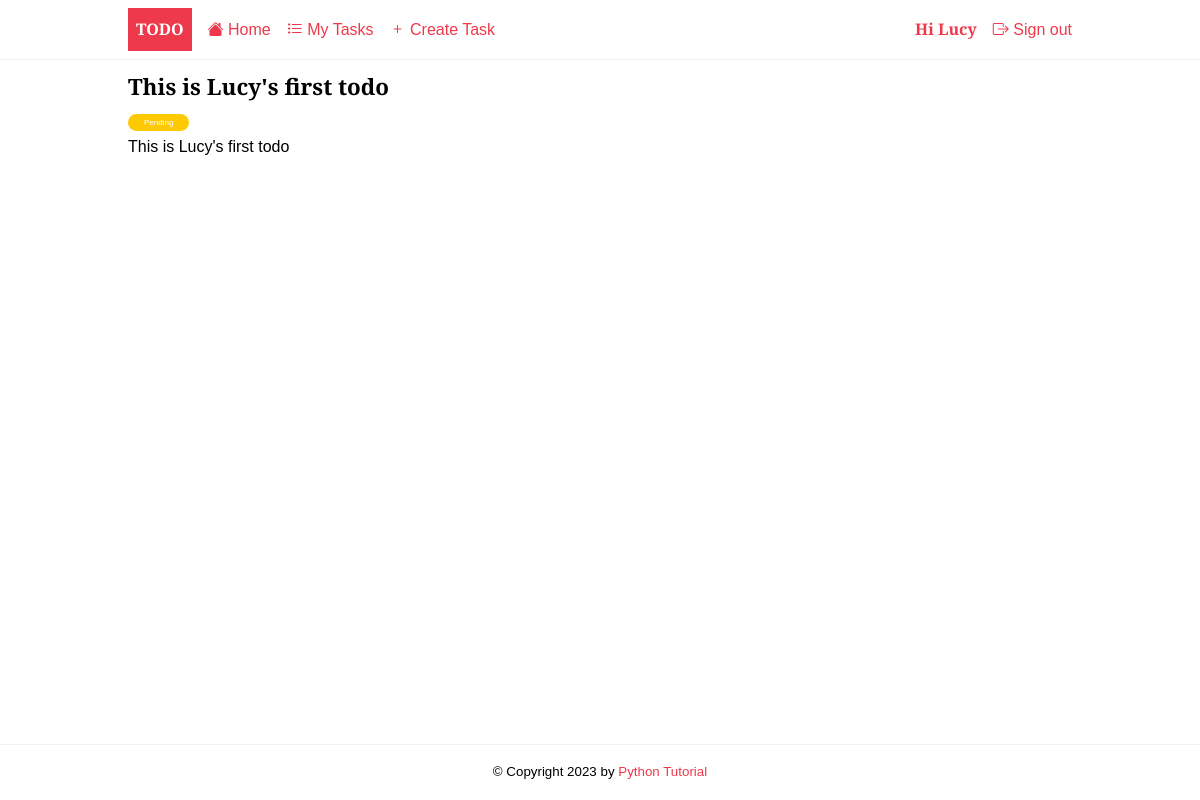
The app's page /tasks/11/ (signed in) with its own data.
### todo/models.py (models this page shows, shortened)
class Task(models.Model):
    title = models.CharField(max_length=255)
    description = models.TextField(null=True, blank=True)
    completed = models.BooleanField(default=False)
    created_at = models.DateTimeField(auto_now_add=True)
    user = models.ForeignKey(User, on_delete=models.CASCADE, null=True, blank=True)
    class Meta:
        ordering = ["completed"]

### todo/views.py (the view)
# urls.py: path("tasks/<int:pk>/", views.TaskDetail.as_view(), name="task_detail"),
class TaskDetail(LoginRequiredMixin, generic.DetailView):
    model = Task
    context_object_name = 'task'
    def get_queryset(self):
        return super().get_queryset().filter(user=self.request.user)

### todo/templates/todo/task_detail.html
{% extends 'base.html' %}
{% block content %}
 <article class="task">
	<header>
		<h2>{{ task.title }}</h2>
		<span class="badge {% if task.completed %} badge-completed {% else %} badge-pending {% endif %}">
			{% if task.completed %} Completed {% else %} Pending {% endif %}
		</span>
	</header>
	<p>{{ task.description }}</p>
</article>
{%endblock content%}

### templates/base.html (shortened to what this page needs)
{% load static %}
<!DOCTYPE html>
<html lang="en">
    <head>
        <link rel="stylesheet" href="{% static 'css/style.css' %}" />
    </head>
    <body>
        <header class="header">
            <div class="container">
                <a href="{% url 'todo:home' %}" class="logo">Todo</a>
                <nav class="nav">
                    <a href="{% url 'todo:home' %}"><i class="bi bi-house-fill"></i> Home</a>
                    {% if request.user.is_authenticated %}
                        <a href="{% url 'todo:tasks' %}"><i class="bi bi-list-task"></i> My Tasks</a>
                        <a href="{% url 'todo:task_create' %}"><i class="bi bi-plus"></i> Create Task</a>
                        <a href="{% url 'users:profile' %}" title="Update profile">Hi {{ request.user | title }}</a>
                        <a href="{% url 'users:logout' %}"><i class="bi bi-box-arrow-right"></i> Sign out</a>
                    {% else %}
                        <a href="{% url 'users:login' %}" class="btn btn-outline">Sign in</a>
                        <a href="{% url 'users:signup' %}" class="btn btn-primary">Sign up</a>
                    {% endif %}
                </nav>
            </div>
        </header>
        <main>
            <div class="container">
                {% block content %}
                {% endblock content%}
            </div>
        </main>
        <footer class="footer">
            <div class="container">
                <small><p>&copy; Copyright {% now "Y" %}  by <a href="https://www.pythontutorial.net"> Python Tutorial</a></p></small>
            </div>
        </footer>
    </body>
</html>

### static/css/style.css (style rules this page uses)
:root { --color-primary: #ee394c; --color-secondary: #86b7fe; --color-light: #f2f2f2; --color-gray: #ced4da; --color-dark: #212121; --color-white: #ffffff; --color-error: #e2442f; --color-warning: #ffc900; --color-info: #02a2b9; --color-success: #1ba345; --color-input: #00d1b2; --border-radius: 5px; }
* { margin: 0; padding: 0; box-sizing: border-box; text-rendering: optimizeLegibility; }
html, body { height: 100%; }
body { font-family: 'Merriweather Sans', sans-serif; font-size: 1rem; font-weight: 300; line-height: 1.7; display: flex; flex-direction: column; }
h2 { font-size: 1.4rem; }
a { color: var(--color-primary); text-decoration: none; }
.container { max-width: 960px; margin: 0 auto; padding: 0.5rem; }
.header { border-bottom: solid 1px var(--color-light); }
.header .container { display: flex; align-items: center; gap:1rem; }
.nav { display:flex; gap:1rem; align-items: center; justify-content: center; flex-basis: 100%; }
.nav a:nth-last-child(2) { margin-left: auto; font-weight: bold; }
.logo { padding: 0.5rem; background-color: var(--color-primary); text-decoration: none; color: var(--color-white); font-weight: bold; text-transform: uppercase; }
.task { margin-bottom: auto; }
.badge { font-size: 0.5rem; padding: 0.25rem 1rem; color: var(--color-white); border-radius: 2rem; align-self: flex-start; }
.badge-pending { background-color: var(--color-warning); }
.footer p { text-align: center; }
.footer { margin-top: auto; padding: 0.5rem 0; border-top: solid 1px var(--color-light); }

### records on screen
Task: title "This is Lucy's first todo", description "This is Lucy's first todo"

### other values on screen
{{ request.user | title }} "Lucy"
